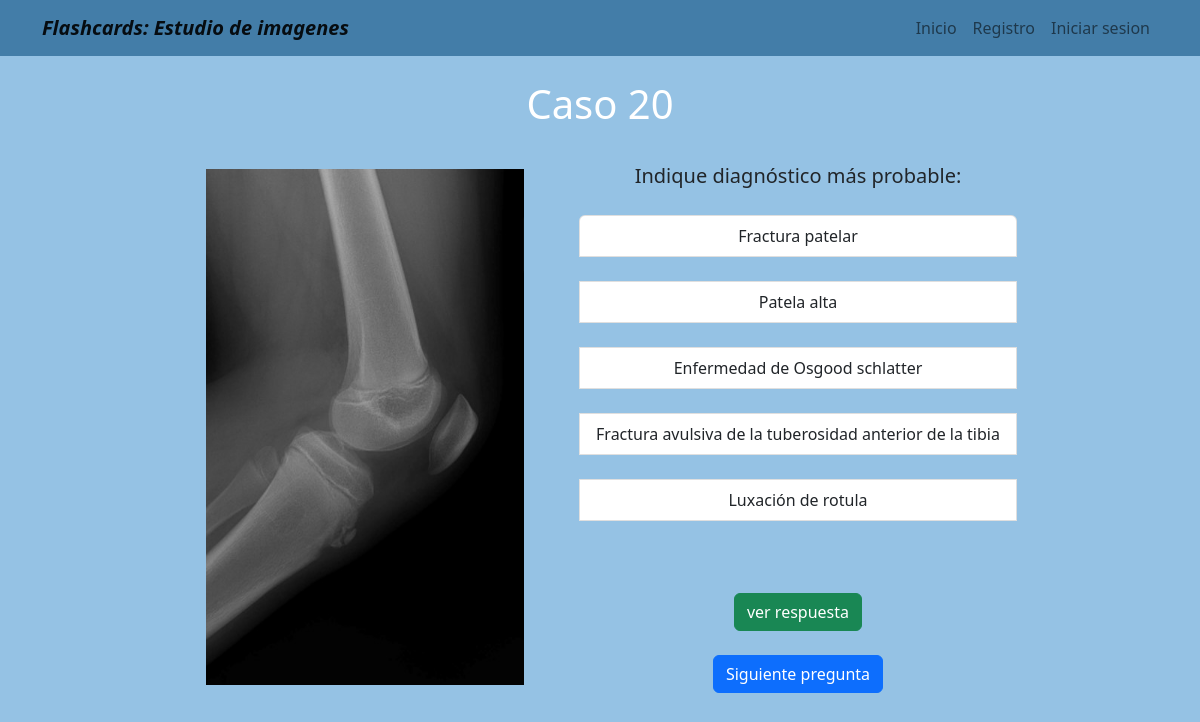
Screenshot of /alternativas/20/ with the database file from the repository.
### alternativas/models.py (models this page shows)
class secc_alternativa(models.Model):
    numero_respuesta_alt= PositiveSmallIntegerField(default=1)
    alternativa_1= CharField(max_length=100, blank=True)
    alternativa_2= CharField(max_length=100, blank=True)
    alternativa_3= CharField(max_length=100, blank=True)
    alternativa_4= CharField(max_length=100, blank=True)
    alternativa_5= CharField(max_length=100, blank=True)
    alternativa_respuesta= CharField(max_length=100, blank=True)
    descripcion_breve = CharField(max_length=600, blank=True)
    url_info_esp= URLField(blank=True)
    url_info_ing= URLField(blank=True)
    imagen_con_patologia= ImageField(upload_to='estudio/images/')
    pregunta= CharField(max_length=500, blank=True)

### alternativas/views.py (the view)
# urls.py: path('20/', veinte, name='veinte'),
def veinte(request):
    veinte= secc_alternativa.objects.filter(numero_respuesta_alt=20)
    return render(request, '20.html',{'veinte':veinte})

### alternativas/templates/20.html
{% extends "layout.html" %}
{% block content %}
{% for info in veinte %}
<h1 style="color:white ; text-align:center;"> Caso {{info.numero_respuesta_alt}}</h1> <br/>
  <td style="padding-left: 20px;">
    <img src=" {{info.imagen_con_patologia.url}}" width="75%" > <br>
  </td>
  <td style="padding-right: 50px;">
    <a style=" font-size: 20px">{{info.pregunta}} </a> <br><br>
    <div class="list-group">
      <a class="list-group-item list-group-item-action">{{info.alternativa_1}} </a> <br>
      <a class="list-group-item list-group-item-action">{{info.alternativa_2}} </a> <br>
      <a class="list-group-item list-group-item-action">{{info.alternativa_3}} </a> <br>
      <a class="list-group-item list-group-item-action">{{info.alternativa_4}} </a> <br>
      <a class="list-group-item list-group-item-action">{{info.alternativa_5}} </a> <br>
  </div>
  <br> <br> <a class="btn btn-success text-center contenedor-boton-inicio" href="{% url 'veinte_r' %}" role="button" > ver respuesta </a>
  <br> <br> <a class="btn btn-primary text-center contenedor-boton-inicio" href="{% url 'veintiuno' %}" role="button" > Siguiente pregunta </a>
</td>
{% endfor %}
{% endblock %}

### home/templates/layout.html (style rules this page uses)
body { background-color:#95c2e4; text-align: center; }
.contenedor-boton-inicio { display: inline-flex; }

### rows the page displays
secc_alternativa: numero_respuesta_alt "20", imagen_con_patologia (picture), pregunta "Indique diagnóstico más probable:", alternativa_1 "Fractura patelar", alternativa_2 "Patela alta", alternativa_3 "Enfermedad de Osgood schlatter", alternativa_4 "Fractura avulsiva de la tuberosidad anterior de la tibia", alternativa_5 "Luxación de rotula"
